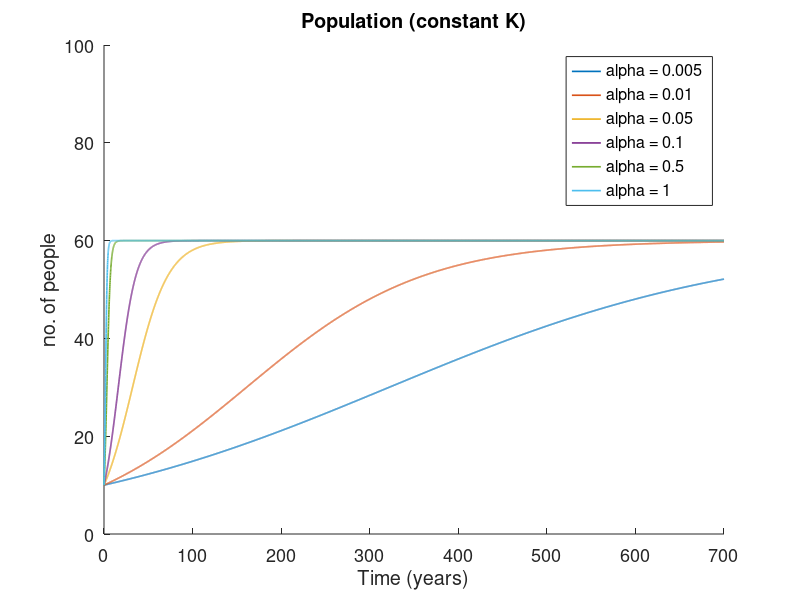

Write MATLAB code to recreate this figure.
close all;
clear all;
dt = 0.1;
total = 700;set(gca,'fontsize',13)
hold on
iter = total / dt + 1;
t = zeros(iter, 1);
x = 0.07;
alpha = [0.005, 0.01, 0.05, 0.1, 0.5, 1] ;
p = zeros(iter, 1);
for i = 2 : iter
    t(i) = t(i - 1) + dt;
end;
k = 60;
for j = 1 : 6
    p(1) = 10;
    for i = 2 : iter
        p(i) = p(i - 1) + dt * alpha(j) * p(i - 1) * (1 - p(i - 1) / k);
    end;
    plot(t, p,'lineWidth',1.2)
    hold on;
end;
ylim([0, 100]);
xlim([0, 700]);
legend('alpha = 0.005', 'alpha = 0.01', 'alpha = 0.05', 'alpha = 0.1', 'alpha = 0.5', 'alpha = 1');
title('Population (constant K)');
xlabel('Time (years)');
ylabel('no. of people');
